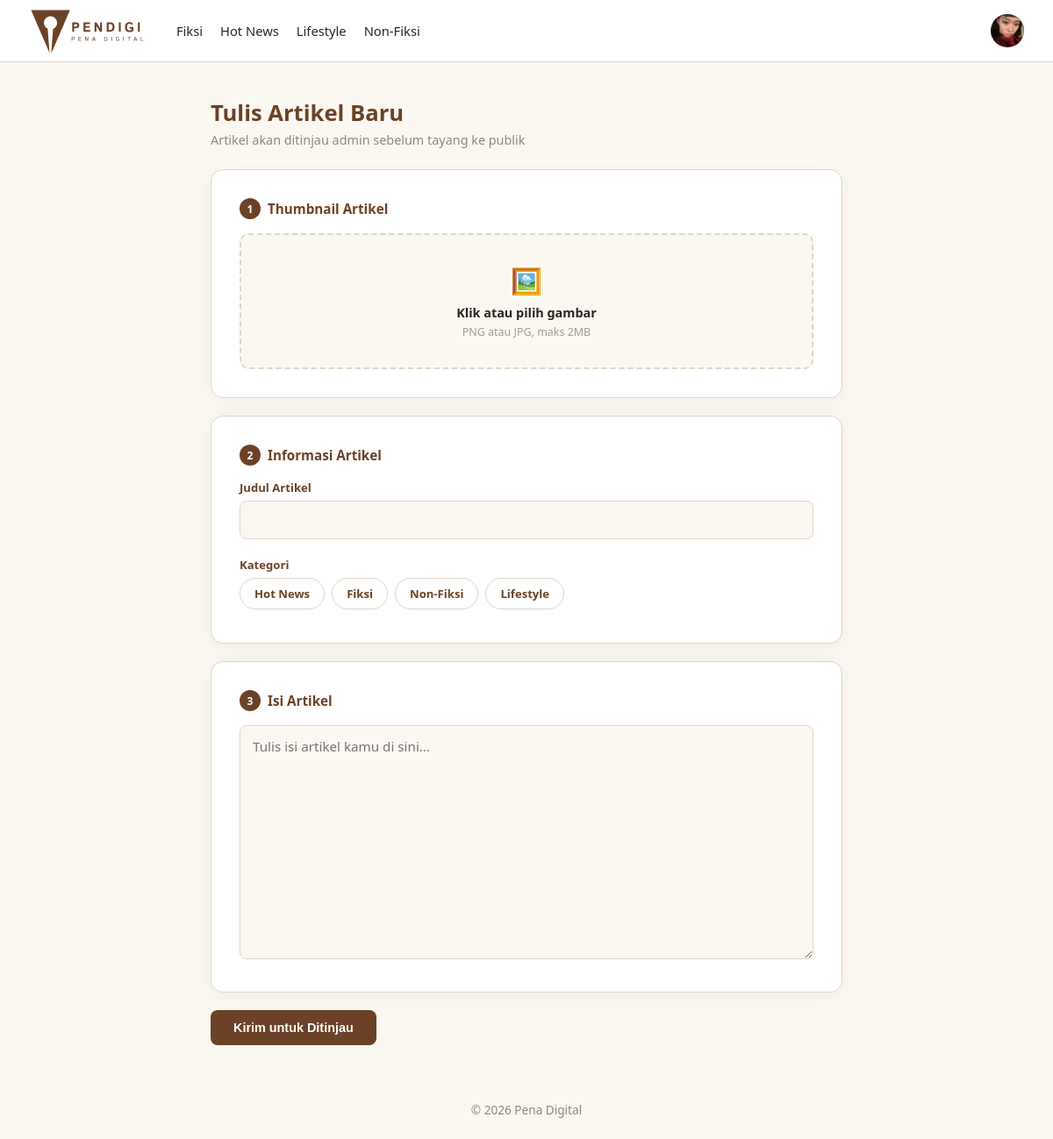
The page /articles/upload/ (signed in) on the database its author committed.
### articles/models.py (models this page shows)
class Categories(models.Model):
    name = models.CharField(max_length=50, unique=True)
    class Meta:
        verbose_name_plural = "Categories"
    def __str__(self):
        return self.name

### accounts/models.py (models this page shows, shortened)
class Users(AbstractUser):
    role = models.CharField(
        max_length=20,
        choices=Role.choices,
        default=Role.PEMBACA
    )
    status_kontributor = models.CharField(
        max_length=20,
        choices=StatusKontributor.choices,
        default=StatusKontributor.NONE
    )
    profile_picture = models.ImageField(upload_to='profile_pictures/', null=True, blank=True)
    bio = models.CharField(max_length=150, blank=True)

### articles/views.py (the view)
# urls.py: path('upload/', views.upload_article, name='upload_article'),
@login_required
def upload_article(request):
    if request.user.status_kontributor != StatusKontributor.APPROVED:
        messages.error(request, 'Anda belum terverifikasi sebagai kontributor.')
        return redirect('articles:article_list')
    if request.method == 'POST':
        form = ArticleUploadForm(request.POST, request.FILES)
        if form.is_valid():
            article = form.save(commit=False)
            article.contributor = request.user
            article.save()
            messages.success(request, 'Artikel berhasil dikirim, menunggu approval admin.')
            return redirect('articles:my_articles')
    else:
        form = ArticleUploadForm()
    return render(request, 'articles/upload.html', {'form': form})

### articles/forms.py
class ArticleUploadForm(forms.ModelForm):
    class Meta:
        model = Articles
        fields = ['title', 'thumbnail', 'category', 'content']
        widgets = {
            'category': forms.RadioSelect(),
            'content': forms.Textarea(attrs={'placeholder': 'Tulis isi artikel kamu di sini...'}),
        }

### articles/context_processor.py (called while the page is built)
def navbar_categories(request):
    return {
        'navbar_categories': Categories.objects.all().order_by('name')
    }

### fiction/context_processors.py (called while the page is built)
def fiction_navigation(request):
    all_tags_raw = (
        Stories.objects
        .filter(status=StatusStory.APPROVED)
        .exclude(tags='')
        .values_list('tags', flat=True)
    )
    unique_tags = set()
    for tag_string in all_tags_raw:
        for tag in tag_string.split():
            tag = tag.strip().lower()
            if tag:
                unique_tags.add(tag)
    return {
        'fiction_tags': sorted(unique_tags),
    }

### articles/templates/articles/upload.html (shortened to what this page needs)
{% extends 'app_base.html' %}
{% load static %}
{% block extra_css %}
    <link rel="stylesheet" href="{% static 'css/upload.css' %}">
{% endblock %}
{% block content %}
<div class="page">
    <div class="page-header">
        <h1>{% if is_edit %}Edit Artikel{% else %}Tulis Artikel Baru{% endif %}</h1>
        <p>
            {% if is_edit %}
                Mengedit artikel akan mengembalikan status ke "menunggu approval"
            {% else %}
                Artikel akan ditinjau admin sebelum tayang ke publik
            {% endif %}
        </p>
    </div>
    <form method="post" enctype="multipart/form-data" id="uploadForm">
        <div class="card">
            <h3><span class="num">1</span> Thumbnail Artikel</h3>
            <label class="dropzone" id="dropzone">
                <div id="dz-placeholder" {% if is_edit and article.thumbnail %}style="display:none;"{% endif %}>
                    <div class="icon">🖼️</div>
                    <div class="main-text">Klik atau pilih gambar</div>
                    <div class="sub-text">PNG atau JPG, maks 2MB</div>
                </div>
            </label>
        </div>
        <div class="card">
            <h3><span class="num">2</span> Informasi Artikel</h3>
            <div class="field">
                <label for="{{ form.title.id_for_label }}">Judul Artikel</label>
                {{ form.title }}
            </div>
            <div class="field">
                <label>Kategori</label>
                <div class="category-pills">
                    {% for radio in form.category %}
                        <label for="{{ radio.id_for_label }}">{{ radio.choice_label }}</label>
                    {% endfor %}
                </div>
            </div>
        </div>
        <div class="card">
            <h3><span class="num">3</span> Isi Artikel</h3>
            <div class="field">
                {{ form.content }}
            </div>
        </div>
        <div class="submit-row">
            <button type="submit" class="btn-primary">
                {% if is_edit %}Perbarui Artikel{% else %}Kirim untuk Ditinjau{% endif %}
            </button>
        </div>
    </form>
</div>
{% endblock %}

### templates/app_base.html (shortened to what this page needs)
{% extends 'base.html' %}
{% load static %}
{% block body %}
<header class="navbar">
    <a
        href="{% url 'articles:article_list' %}"
        class="brand"
    >
        <img
            src="{% static 'images/pendigi-logo-tulisan.svg' %}"
            alt="Pena Digital"
            class="logo"
        >
    </a>
    <div
        class="navbar-collapse"
        id="navbarCollapse"
    >
        <nav class="nav-links">
            {% for cat in navbar_categories %}
                {% if cat.name|lower == 'fiksi' %}
                    <a href="{% url 'fiction:story_list' %}">
                        {{ cat.name }}
                    </a>
                {% else %}
                    <a
                        href="{% url 'articles:article_list' %}?kategori={{ cat.name|urlencode }}"
                    >
                        {{ cat.name }}
                    </a>
                {% endif %}
            {% endfor %}
        </nav>
        <div class="navbar-actions">
            {% if user.is_authenticated %}
                <div class="navbar-dropdown profile-dropdown">
                    <button
                        type="button"
                        class="navbar-profile-button"
                        aria-label="Menu profil"
                        aria-expanded="false"
                    >
                        {% if user.profile_picture %}
                            <img
                                src="{{ user.profile_picture.url }}"
                                alt="{{ user.username }}"
                                class="navbar-profile-avatar"
                            >
                        {% else %}
                            <span class="navbar-profile-avatar navbar-profile-placeholder">
                                {{ user.username|first|upper }}
                            </span>
                        {% endif %}
                    </button>
                </div>
            {% endif %}
        </div>
    </div>
</header>
<main class="content">
    {% block content %}
    {% endblock %}
</main>
<footer class="footer">
    <p>
        &copy; {% now 'Y' %} Pena Digital
    </p>
</footer>
{% endblock %}

### static/css/base.css (style rules this page uses)
:root { --paper: #FBF8F2; --ink: #2F5D50; --ink-dark: #234840; --brown: #6B4226; --brown-dark: #54331d; --divider: #DDD6C9; --text: #2A2420; }
* { box-sizing: border-box; margin: 0; padding: 0; }
body { font-family: system-ui, -apple-system, sans-serif; background: var(--paper); color: var(--text); }
a { color: inherit; }
.content { max-width: 1000px; margin: 32px auto; padding: 0 16px; }
.footer { text-align: center; padding: 24px; color: #8a8880; font-size: 0.85rem; }
.btn-primary { padding: 12px 26px; border: none; border-radius: 8px; background: var(--brown); color: #fff; font-weight: 600; font-size: 0.9rem; cursor: pointer; transition: background .15s ease; }
.navbar { position: relative; display: flex; align-items: center; width: 100%; padding: 10px 32px; background: #fff; border-bottom: 1px solid var(--divider); gap: 28px; z-index: 1000; }
.brand { display: flex; align-items: center; flex-shrink: 0; text-decoration: none; }
.logo { display: block; width: auto; height: 50px; }
.navbar-collapse { display: flex; align-items: center; justify-content: space-between; flex: 1; min-width: 0; gap: 24px; }
.nav-links { display: flex; align-items: center; gap: 20px; white-space: nowrap; }
.nav-links a { color: var(--text); font-size: 0.92rem; text-decoration: none; transition: color .15s ease; }
.navbar-actions { display: flex; align-items: center; gap: 14px; flex-shrink: 0; }
.navbar-profile-button { display: flex; align-items: center; justify-content: center; width: 40px; height: 40px; padding: 0; border: none; background: transparent; cursor: pointer; border-radius: 50%; }
.navbar-profile-avatar { display: flex; align-items: center; justify-content: center; width: 38px; height: 38px; border-radius: 50%; object-fit: cover; background: #d8d3c8; color: var(--text); font-size: .9rem; font-weight: 600; }
.navbar-dropdown { position: relative; }

### static/css/upload.css (style rules this page uses)
.page { max-width: 720px; margin: 40px auto; }
.page-header { margin-bottom: 24px; }
.page-header h1 { font-size: 1.6rem; font-weight: 700; color: var(--brown); margin-bottom: 4px; }
.page-header p { font-size: 0.9rem; color: #8a8880; }
.card { background: #fff; border: 1px solid var(--divider); border-radius: 14px; padding: 32px; margin-bottom: 20px; box-shadow: 0 4px 24px rgba(107, 66, 38, 0.06); }
.card h3 { font-size: 0.95rem; font-weight: 700; color: var(--brown); margin-bottom: 16px; display: flex; align-items: center; gap: 8px; }
.card h3 .num { width: 24px; height: 24px; border-radius: 50%; background: var(--brown); color: #fff; font-size: 0.75rem; display: flex; align-items: center; justify-content: center; flex-shrink: 0; }
.dropzone { display: block; border: 2px dashed var(--divider); border-radius: 10px; padding: 32px; text-align: center; cursor: pointer; transition: border-color .15s ease, background .15s ease; position: relative; overflow: hidden; background: var(--paper); }
.dropzone .icon { font-size: 1.8rem; margin-bottom: 8px; }
.dropzone .main-text { font-size: 0.9rem; font-weight: 600; color: var(--text); margin-bottom: 4px; }
.dropzone .sub-text { font-size: 0.78rem; color: #a09c92; }
.category-pills { display: flex; flex-wrap: wrap; gap: 8px; }
.category-pills label { padding: 8px 16px; border: 1.5px solid var(--divider); border-radius: 20px; font-size: 0.85rem; font-weight: 500; color: var(--text); cursor: pointer; transition: all .15s ease; }
.submit-row { display: flex; justify-content: flex-end; margin-top: 8px; }
.field { margin-bottom: 20px; }
.field:last-child { margin-bottom: 0; }
.field label { display: block; font-size: 0.82rem; font-weight: 600; color: var(--brown); margin-bottom: 6px; }
.field input[type=text], .field textarea { width: 100%; border: 1.5px solid var(--divider); border-radius: 8px; background: var(--paper); padding: 11px 14px; font-size: 0.95rem; color: var(--text); outline: none; font-family: inherit; transition: border-color .15s ease; }
.field textarea { resize: vertical; min-height: 220px; line-height: 1.6; }
.submit-row { display: flex; justify-content: space-between; align-items: center; margin-top: 8px; }

### rows shown on the page
Categories: name "Fiksi", choice_label "Fiksi"
Categories: name "Hot News", choice_label "Hot News"
Categories: name "Lifestyle", choice_label "Lifestyle"
Categories: name "Non-Fiksi", choice_label "Non-Fiksi"
Users: profile_picture (picture)
